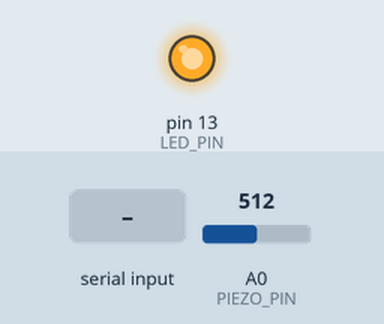
This sketch was run on a simulated Arduino Uno, built with avr-gcc and run on an emulated ATmega328P. Parts: output pins drawn as LEDs (lit = HIGH). Dashed ring = blinking. The test bench sets the inputs (shaded band); at power-on: A0 (PIEZO_PIN) = 512. What the sketch prints to the serial monitor is not drawn.

Above: at 3.2 s.
3.3 s: "TEST\n" received over Serial
At 3.6 s:
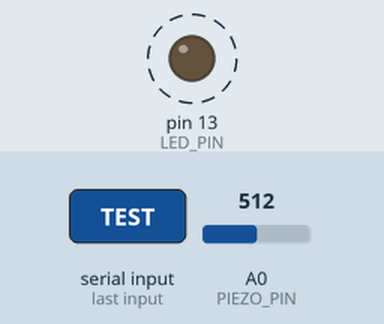
7.8 s: A0 (PIEZO_PIN) set to 12
9.9 s: A0 (PIEZO_PIN) set to 9
At 11.6 s:
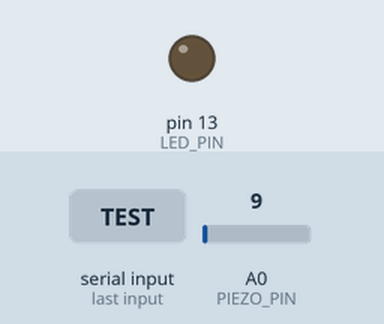
11.9 s: A0 (PIEZO_PIN) set to 110
At 13.0 s:
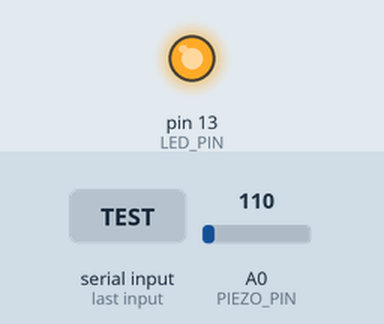
Timing chart, 0 to 14.9 s (numbered marks = the images above; inputs shaded):
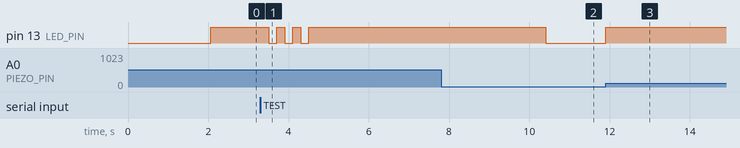

Measured:
- the behaviour switches between 11 and 10 on A0 (PIEZO_PIN) (found by bisection; images 1 and 2)
- after the input at 3.3 s, pin 13 (LED_PIN): alternates HIGH for 0.20 s and LOW for 0.20 s, 6 changes in all, then stays HIGH, starting after 0.20 s
- after the input at 7.8 s, every drawn part: stays the same
- after the input at 9.9 s, pin 13 (LED_PIN): HIGH → LOW after 0.51 s
- after the input at 11.9 s, pin 13 (LED_PIN): LOW → HIGH at once

The sketch:

piezoelectric_usb_harvester.ino
```cpp
/*
 * Piezoelectric Energy Harvesting System with USB Serial Communication
 *
 * This sketch uses the Arduino's USB connection to send real-time data
 * directly to the web dashboard running on the connected computer.
 *
 * Hardware Configuration:
 * - Arduino Uno/Mega/Nano (any Arduino with USB)
 * - Multiple piezoelectric sensors in series
 * - Full-wave bridge rectifier (4x 1N4007 diodes)
 * - Storage capacitor (1000µF, 16V)
 * - Voltage divider for analog input (R1=10kΩ, R2=10kΩ)
 * - LED indicator on pin 13
 * - Analog input on pin A0
 * - USB cable connected to computer
 *
 * Features:
 * - Direct USB communication (no network required)
 * - JSON data format over serial
 * - Real-time data transmission
 * - Compatible with web dashboard via serial port
 * - Low power consumption
 * - Simple setup and reliable connection
 */

// Pin definitions
const int PIEZO_PIN = A0;      // Analog input for piezoelectric voltage
const int LED_PIN = 13;        // LED indicator for vibration detection

// System parameters
const float VOLTAGE_DIVIDER_RATIO = 2.0;  // Voltage divider ratio (R1+R2)/R2
const float SUPPLY_VOLTAGE = 5.0;        // Arduino supply voltage
const int ADC_RESOLUTION = 1024;         // Arduino ADC resolution
const float CAPACITANCE = 0.001;         // Storage capacitance in Farads (1000µF)
const float LOAD_RESISTANCE = 10000.0;   // Load resistance in Ohms (10kΩ)

// Thresholds and timing
const float VOLTAGE_THRESHOLD = 0.1;     // Minimum voltage to consider as valid signal
const unsigned long SAMPLING_INTERVAL = 100;  // Sampling interval in milliseconds
const unsigned long TRANSMIT_INTERVAL = 1000;  // Data transmission interval in milliseconds
const unsigned long DISPLAY_INTERVAL = 2000;  // Display update interval in milliseconds

// Variables for energy calculations
float totalEnergy = 0.0;           // Total energy harvested in Joules
float instantaneousPower = 0.0;    // Instantaneous power in Watts
float currentVoltage = 0.0;        // Current voltage reading in Volts
int stepCount = 0;                 // Number of steps detected
bool stepDetected = false;         // Flag for step detection

// Timing variables
unsigned long lastSampleTime = 0;
unsigned long lastTransmitTime = 0;
unsigned long lastDisplayTime = 0;
unsigned long lastStepTime = 0;
const unsigned long STEP_DEBOUNCE_TIME = 200;  // Debounce time for step detection

// Data smoothing
const int NUM_SAMPLES = 10;
float voltageSamples[NUM_SAMPLES];
int sampleIndex = 0;

// Device identification
String deviceId;
String deviceName;
unsigned long startTime;

// Communication modes
enum CommMode {
  MODE_JSON,      // Send JSON data for web dashboard
  MODE_CSV,       // Send CSV data for logging
  MODE_HUMAN      // Human-readable format
};
CommMode currentMode = MODE_JSON;

void setup() {
  // Initialize serial communication at high baud rate for better performance
  Serial.begin(115200);
  while (!Serial) {
    ; // Wait for serial port to connect (needed for native USB)
  }

  delay(2000); // Allow time for serial connection to establish

  // Initialize pins
  pinMode(LED_PIN, OUTPUT);
  pinMode(PIEZO_PIN, INPUT);

  // Generate unique device ID
  deviceId = "USB_" + String(analogRead(A1), HEX) + String(analogRead(A2), HEX);
  deviceId.toUpperCase();
  deviceName = "EnergyHarvester_" + deviceId.substring(4, 10);
  startTime = millis();

  // Initialize voltage samples array
  for (int i = 0; i < NUM_SAMPLES; i++) {
    voltageSamples[i] = 0.0;
  }

  // Send initialization message
  sendSystemInfo();

  // Display initial message
  Serial.println("\n=== Piezoelectric Energy Harvester (USB) ===");
  Serial.println("Device ID: " + deviceId);
  Serial.println("Device Name: " + deviceName);
  Serial.println("Communication Mode: JSON");
  Serial.println("System initialized. Starting energy harvesting...");
  Serial.println();

  // Display header for serial monitor
  Serial.println("Time(s)\tVoltage(V)\tPower(W)\tEnergy(J)\tSteps");
  Serial.println("------\t---------\t-------\t--------\t-----");
}

void loop() {
  unsigned long currentTime = millis();

  // Check for serial commands
  handleSerialCommands();

  // Sample voltage at regular intervals
  if (currentTime - lastSampleTime >= SAMPLING_INTERVAL) {
    sampleVoltage();
    calculatePower();
    detectStep();
    lastSampleTime = currentTime;
  }

  // Transmit data at regular intervals
  if (currentTime - lastTransmitTime >= TRANSMIT_INTERVAL) {
    transmitData();
    lastTransmitTime = currentTime;
  }

  // Update display at regular intervals
  if (currentTime - lastDisplayTime >= DISPLAY_INTERVAL) {
    updateDisplay();
    lastDisplayTime = currentTime;
  }

  // Update LED indicator
  updateLEDIndicator();
}

void sampleVoltage() {
  // Read raw ADC value
  int rawValue = analogRead(PIEZO_PIN);

  // Convert to voltage (accounting for voltage divider)
  float rawVoltage = (rawValue * SUPPLY_VOLTAGE) / ADC_RESOLUTION;
  float actualVoltage = rawVoltage * VOLTAGE_DIVIDER_RATIO;

  // Apply moving average filter
  voltageSamples[sampleIndex] = actualVoltage;
  sampleIndex = (sampleIndex + 1) % NUM_SAMPLES;

  // Calculate average voltage
  float sum = 0.0;
  for (int i = 0; i < NUM_SAMPLES; i++) {
    sum += voltageSamples[i];
  }
  currentVoltage = sum / NUM_SAMPLES;
}

void calculatePower() {
  // Calculate instantaneous power: P = V²/R
  if (currentVoltage > VOLTAGE_THRESHOLD) {
    instantaneousPower = (currentVoltage * currentVoltage) / LOAD_RESISTANCE;

    // Calculate energy contribution for this time interval
    // E = P × t (where t is in seconds)
    float timeInterval = SAMPLING_INTERVAL / 1000.0;  // Convert ms to seconds
    float energyIncrement = instantaneousPower * timeInterval;

    // Accumulate total energy
    totalEnergy += energyIncrement;
  } else {
    instantaneousPower = 0.0;
  }
}

void detectStep() {
  unsigned long currentTime = millis();

  // Detect step based on voltage threshold and debounce
  if (currentVoltage > VOLTAGE_THRESHOLD && !stepDetected) {
    if (currentTime - lastStepTime >= STEP_DEBOUNCE_TIME) {
      stepCount++;
      stepDetected = true;
      lastStepTime = currentTime;

      // Send immediate step notification
      sendStepNotification();
    }
  } else if (currentVoltage <= VOLTAGE_THRESHOLD) {
    stepDetected = false;
  }
}

void transmitData() {
  switch (currentMode) {
    case MODE_JSON:
      sendJSONData();
      break;
    case MODE_CSV:
      sendCSVData();
      break;
    case MODE_HUMAN:
      sendHumanReadableData();
      break;
  }
}

void sendJSONData() {
  // Create JSON string manually (to avoid library dependencies)
  String json = "{";
  json += "\"deviceId\":\"" + deviceId + "\",";
  json += "\"deviceName\":\"" + deviceName + "\",";
  json += "\"timestamp\":" + String(millis()) + ",";
  json += "\"uptime\":" + String((millis() - startTime) / 1000) + ",";
  json += "\"voltage\":" + String(currentVoltage, 4) + ",";
  json += "\"power\":" + String(instantaneousPower, 6) + ",";
  json += "\"energy\":" + String(totalEnergy, 4) + ",";
  json += "\"steps\":" + String(stepCount) + ",";
  json += "\"connectionType\":\"USB\",";
  json += "\"freeRAM\":" + String(getFreeRAM()) + "";
  json += "}";

  Serial.println(json);
}

void sendCSVData() {
  // CSV format for data logging
  String csv = String(millis()) + ",";
  csv += String(currentVoltage, 4) + ",";
  csv += String(instantaneousPower, 6) + ",";
  csv += String(totalEnergy, 4) + ",";
  csv += String(stepCount) + ",";
  csv += String(getFreeRAM());

  Serial.println(csv);
}

void sendHumanReadableData() {
  // Human-readable format
  Serial.println("=== Energy Harvesting Status ===");
  Serial.print("Time: ");
  Serial.println((millis() - startTime) / 1000);
  Serial.print("Voltage: ");
  Serial.print(currentVoltage, 3);
  Serial.println(" V");
  Serial.print("Power: ");
  Serial.print(instantaneousPower * 1000, 3);
  Serial.println(" mW");
  Serial.print("Total Energy: ");
  Serial.print(totalEnergy * 1000, 3);
  Serial.println(" mJ");
  Serial.print("Steps: ");
  Serial.println(stepCount);
  Serial.print("Free RAM: ");
  Serial.print(getFreeRAM());
  Serial.println(" bytes");
  Serial.println("===============================");
}

void sendSystemInfo() {
  String info = "{";
  info += "\"type\":\"systemInfo\",";
  info += "\"deviceId\":\"" + deviceId + "\",";
  info += "\"deviceName\":\"" + deviceName + "\",";
  info += "\"version\":\"1.0\",";
  info += "\"connectionType\":\"USB\",";
  info += "\"samplingRate\":" + String(1000 / SAMPLING_INTERVAL) + ",";
  info += "\"voltageDivider\":" + String(VOLTAGE_DIVIDER_RATIO) + ",";
  info += "\"loadResistance\":" + String(LOAD_RESISTANCE) + ",";
  info += "\"capacitance\":" + String(CAPACITANCE) + "";
  info += "}";

  Serial.println(info);
}

void sendStepNotification() {
  String notification = "{";
  notification += "\"type\":\"stepEvent\",";
  notification += "\"deviceId\":\"" + deviceId + "\",";
  notification += "\"timestamp\":" + String(millis()) + ",";
  notification += "\"totalSteps\":" + String(stepCount) + "";
  notification += "}";

  Serial.println(notification);
}

void updateDisplay() {
  // Calculate elapsed time
  unsigned long elapsedTime = (millis() - startTime) / 1000;

  // Display formatted data on serial monitor
  Serial.print(elapsedTime);
  Serial.print("\t");
  Serial.print(currentVoltage, 3);
  Serial.print("\t");
  Serial.print(instantaneousPower * 1000, 3);  // Convert to mW
  Serial.print("\t");
  Serial.print(totalEnergy * 1000, 3);         // Convert to mJ
  Serial.print("\t");
  Serial.println(stepCount);
}

void updateLEDIndicator() {
  // LED control based on energy generation
  if (currentVoltage > VOLTAGE_THRESHOLD) {
    digitalWrite(LED_PIN, HIGH);
  } else {
    digitalWrite(LED_PIN, LOW);
  }
}

void handleSerialCommands() {
  if (Serial.available()) {
    String command = Serial.readStringUntil('\n');
    command.trim();

    if (command == "INFO") {
      sendSystemInfo();
    } else if (command == "RESET") {
      resetEnergyCounter();
    } else if (command == "CALIBRATE") {
      calibrateSystem();
    } else if (command == "MODE_JSON") {
      currentMode = MODE_JSON;
      Serial.println("Mode changed to JSON");
    } else if (command == "MODE_CSV") {
      currentMode = MODE_CSV;
      Serial.println("Mode changed to CSV");
    } else if (command == "MODE_HUMAN") {
      currentMode = MODE_HUMAN;
      Serial.println("Mode changed to Human Readable");
    } else if (command == "STATUS") {
      sendSystemStatus();
    } else if (command == "TEST") {
      runSystemTest();
    } else if (command == "HELP") {
      showHelp();
    } else {
      Serial.println("Unknown command: " + command);
      Serial.println("Type 'HELP' for available commands");
    }
  }
}

void sendSystemStatus() {
  String status = "{";
  status += "\"type\":\"status\",";
  status += "\"deviceId\":\"" + deviceId + "\",";
  status += "\"uptime\":" + String((millis() - startTime) / 1000) + ",";
  status += "\"voltage\":" + String(currentVoltage, 4) + ",";
  status += "\"power\":" + String(instantaneousPower, 6) + ",";
  status += "\"energy\":" + String(totalEnergy, 4) + ",";
  status += "\"steps\":" + String(stepCount) + ",";
  status += "\"freeRAM\":" + String(getFreeRAM()) + ",";
  status += "\"mode\":\"" + String(currentMode == MODE_JSON ? "JSON" : currentMode == MODE_CSV ? "CSV" : "HUMAN") + "\"";
  status += "}";

  Serial.println(status);
}

void runSystemTest() {
  Serial.println("=== System Test Started ===");

  // Test ADC
  int testValue = analogRead(PIEZO_PIN);
  Serial.print("ADC Test: Raw value = ");
  Serial.println(testValue);

  // Test LED
  Serial.println("LED Test: Blinking 3 times...");
  for (int i = 0; i < 3; i++) {
    digitalWrite(LED_PIN, HIGH);
    delay(200);
    digitalWrite(LED_PIN, LOW);
    delay(200);
  }

  // Test voltage calculation
  float testVoltage = (testValue * SUPPLY_VOLTAGE) / ADC_RESOLUTION * VOLTAGE_DIVIDER_RATIO;
  Serial.print("Voltage Test: ");
  Serial.print(testVoltage, 3);
  Serial.println("V");

  // Test memory
  Serial.print("Memory Test: Free RAM = ");
  Serial.print(getFreeRAM());
  Serial.println(" bytes");

  Serial.println("=== System Test Complete ===");
}

void showHelp() {
  Serial.println("=== Available Commands ===");
  Serial.println("INFO     - Show system information");
  Serial.println("STATUS   - Show current status");
  Serial.println("RESET    - Reset energy counter");
  Serial.println("CALIBRATE- Calibrate system");
  Serial.println("TEST     - Run system test");
  Serial.println("MODE_JSON- Switch to JSON output mode");
  Serial.println("MODE_CSV - Switch to CSV output mode");
  Serial.println("MODE_HUMAN- Switch to human readable mode");
  Serial.println("HELP     - Show this help message");
  Serial.println("=========================");
}

// Utility function to get free RAM
int getFreeRAM() {
  extern int __heap_start, *__brkval;
  int v;
  return (int) &v - (__brkval == 0 ? (int) &__heap_start : (int) __brkval);
}

// Function to reset energy counter
void resetEnergyCounter() {
  totalEnergy = 0.0;
  stepCount = 0;
  Serial.println("Energy counter reset.");

  // Send reset notification
  String notification = "{";
  notification += "\"type\":\"resetEvent\",";
  notification += "\"deviceId\":\"" + deviceId + "\",";
  notification += "\"timestamp\":" + String(millis()) + "";
  notification += "}";

  Serial.println(notification);
}

// Function to calibrate system
void calibrateSystem() {
  Serial.println("Calibrating system...");
  delay(1000);

  // Take baseline readings
  float baselineSum = 0.0;
  for (int i = 0; i < 100; i++) {
    int rawValue = analogRead(PIEZO_PIN);
    float rawVoltage = (rawValue * SUPPLY_VOLTAGE) / ADC_RESOLUTION;
    baselineSum += rawVoltage * VOLTAGE_DIVIDER_RATIO;
    delay(10);
  }

  float baselineVoltage = baselineSum / 100.0;

  Serial.print("Baseline voltage: ");
  Serial.print(baselineVoltage, 3);
  Serial.println("V");
  Serial.println("Calibration complete.");

  // Send calibration results
  String calibration = "{";
  calibration += "\"type\":\"calibration\",";
  calibration += "\"deviceId\":\"" + deviceId + "\",";
  calibration += "\"baselineVoltage\":" + String(baselineVoltage, 4) + ",";
  calibration += "\"timestamp\":" + String(millis()) + "";
  calibration += "}";

  Serial.println(calibration);
}
```
